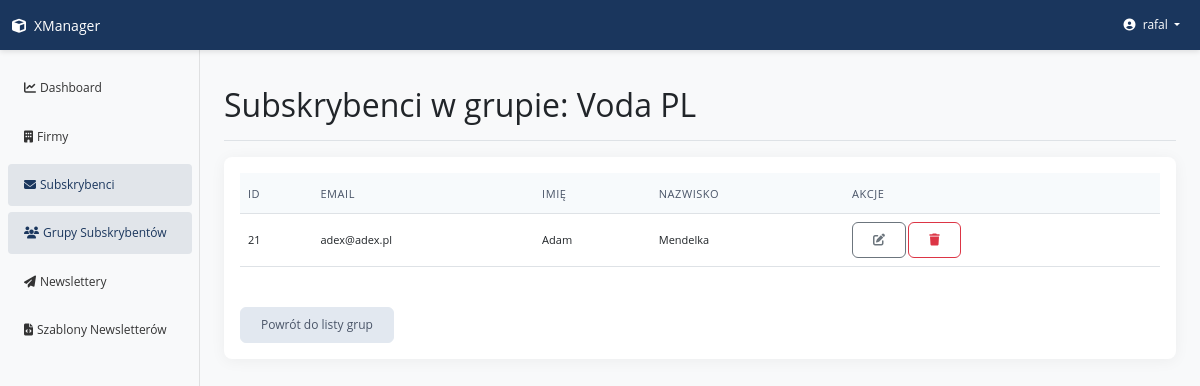
Page /subscribers/groups/view-subscribers/4/ (signed in) on the earlier database version.
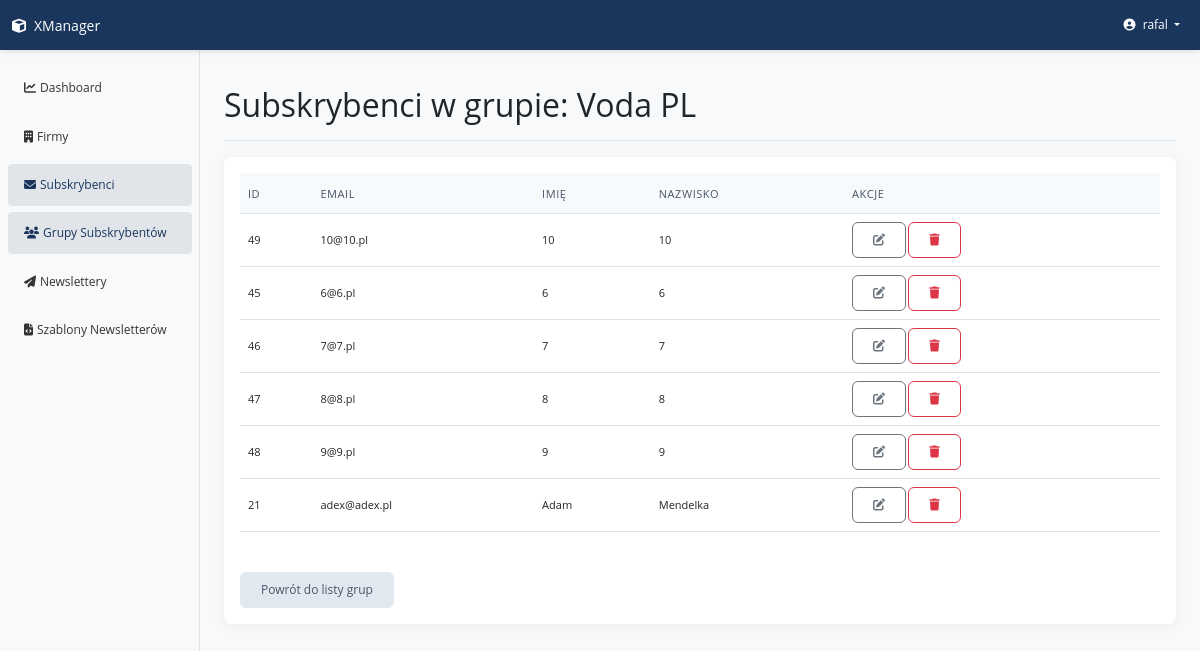
Same page on the later database version.
### apps/subscriber/models.py (models this page shows, shortened)
class Subscriber(CoreModel):
    email = models.EmailField(unique=True, verbose_name='E-mail')
    first_name = models.CharField(
        max_length=100, blank=True, verbose_name='First name')
    last_name = models.CharField(
        max_length=100, blank=True, verbose_name='Last name')
    common_name = models.CharField(
        max_length=100, blank=True, verbose_name='Common name')
    newsletter_consent = models.BooleanField(
        default=True, verbose_name='Email consent')
    group_affiliation = models.ManyToManyField(
        'SubscriberGroup', related_name='subscriber', blank=True, verbose_name='Group affiliation')
    class Meta:
        ordering = ['email']
        verbose_name = ('Subscriber')
        verbose_name_plural = ('Subscribers')

### apps/subscriber/views.py (the view)
class SubscriberGroupViewSubscribersView(LoginRequiredMixin, DetailView):
    model = SubscriberGroup
    template_name = 'subscriber/group_view_subscribers.html'
    context_object_name = 'group'
    def get_context_data(self, **kwargs):
        context = super().get_context_data(**kwargs)
        context['subscribers'] = self.object.subscriber.all()
        return context

### templates/subscriber/group_view_subscribers.html (shortened to what this page needs)
{% extends "base.html" %}
{% block page_title %}Subskrybenci w grupie: {{ group.group_name }}{% endblock %}
{% block content %}
<div class="card">
    <div class="card-body">
        {% if subscribers %}
        <div class="table-responsive">
            <table class="table table-hover">
                <thead>
                    <tr>
                        <th scope="col">ID</th>
                        <th scope="col">Email</th>
                        <th scope="col">Imię</th>
                        <th scope="col">Nazwisko</th>
                        <th scope="col">Akcje</th>
                    </tr>
                </thead>
                <tbody>
                    {% for subscriber in subscribers %}
                    <tr>
                        <td>{{ subscriber.id }}</td>
                        <td>{{ subscriber.email }}</td>
                        <td>{{ subscriber.first_name|default:"-" }}</td>
                        <td>{{ subscriber.last_name|default:"-" }}</td>
                        <td>
                            <div class="btn-group">
                                <a href="{% url 'subscribers:subscriber_update' subscriber.id %}" class="btn btn-sm btn-outline-secondary" title="Edytuj">
                                    <i class="fas fa-edit"></i>
                                </a>
                                <a href="{% url 'subscribers:subscriber_delete_confirm' subscriber.id %}" class="btn btn-sm btn-outline-danger" title="Usuń">
                                    <i class="fas fa-trash"></i>
                                </a>
                            </div>
                        </td>
                    </tr>
                    {% endfor %}
                </tbody>
            </table>
        </div>
        {% else %}
        <div class="alert alert-info">
            <i class="fas fa-info-circle me-2"></i> Brak subskrybentów w tej grupie.
        </div>
        {% endif %}
        <div class="mt-4">
            <a href="{% url 'subscribers:group_list' %}" class="btn btn-secondary">Powrót do listy grup</a>
        </div>
    </div>
</div>
{% endblock %}

Differences in the rows shown:
added Subscriber: id "49", email "10@10.pl", first_name "10", last_name "10"
added Subscriber: id "45", email "6@6.pl", first_name "6", last_name "6"
added Subscriber: id "46", email "7@7.pl", first_name "7", last_name "7"
added Subscriber: id "47", email "8@8.pl", first_name "8", last_name "8"
added Subscriber: id "48", email "9@9.pl", first_name "9", last_name "9"
